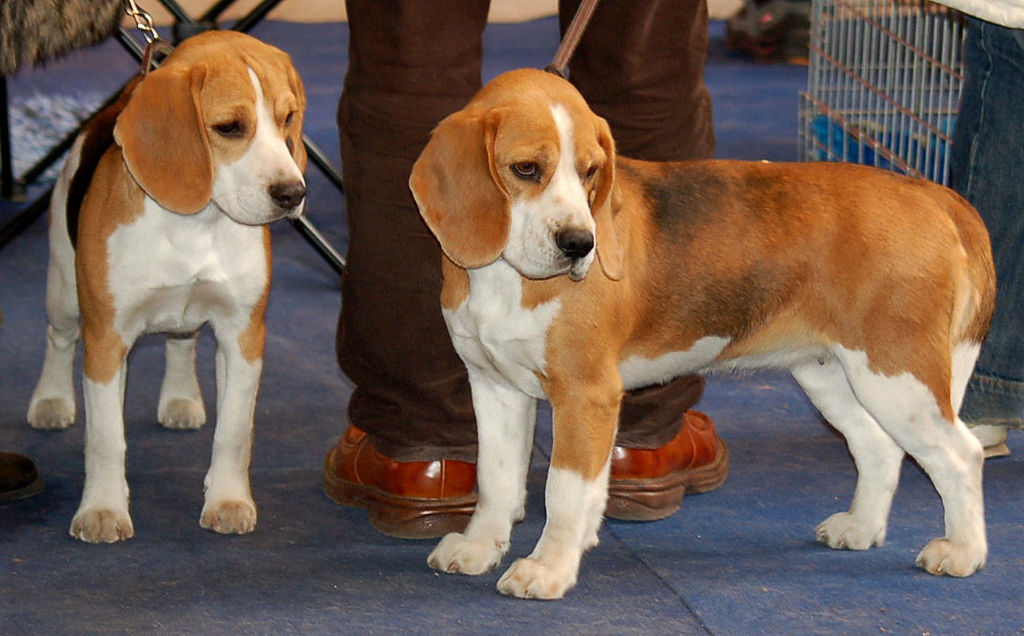
#> input picture code/DL/yolo/image1.jpg, 1024 x 636 px; its folder holds only this picture in this run
$ python -i trebol3b.py   (imports and definitions only)
#> lines starting #> are read from the running program, lines starting #| are printed output that depends on the picture; after the words box and inside, x2 and y2 are one past the last pixel; in counts of white or black regions, pixels touching at a corner belong together
#> further down, picture is the input picture: shape (636, 1024, 3); mean B, G, R 81.9, 93.2, 112
#!/usr/bin/env python

# Paso 3b: Mostramos gráficamente las componentes frecuenciales
#          de los contornos


# ./trebol3b.py --dev=dir:../../images/cards.png

import cv2          as cv
from umucv.stream import autoStream
import numpy as np

# la fft de numpy
from numpy.fft import fft, ifft


def componentes(c):
    x,y = c.T                       # separamos las coordenadas x e y
    z = x+y*1j                      # convertimos los puntos en números complejos
    f  = fft(z)                     # calculamos la transformada de Fourier discreta
    return f


# calcula el contorno de la elipse de frecuencia k
def elipse(f,k):                    # dada una transformada de fourier y una frecuencia deseada
    s = np.zeros_like(f)            # preparamos espacio para una una trasformada
    s[[k,-k,0]] = f[[k,-k,0]]       # copiamos la frecuencia cero (para centrar la elipse en su sitio)
                                    # y las frecuencias k y -k, que son círculos que se combinan en una elipse
    r = ifft(s)                     # Deshacemos la transformación
    x = np.real(r)                  # convertimos los números complejos en puntos del plano
    y = np.imag(r)
    return np.array([x,y]).T        # y devolvemos el contorno de la elipse

# preparamos las n elipses principales de forma que se puedan dibujar con drawContours
def elipses(cont, n):
    f = componentes(cont)
    return [elipse(f, k).astype(int) for k in range(1,n+1)]

# lo mismo, pero quitando la dominante y ampliando el tamaño
def elipses2(cont, n):
    f = componentes(cont)
    return [(elipse(f,0) + (elipse(f, k)-elipse(f,0))*5).astype(int) for k in range(2,n+1)]


def binarize(gray):
    _, r = cv.threshold(gray, 128, 255, cv.THRESH_BINARY+cv.THRESH_OTSU)
    return r

def extractContours(image):
    g = cv.cvtColor(image, cv.COLOR_BGR2GRAY)
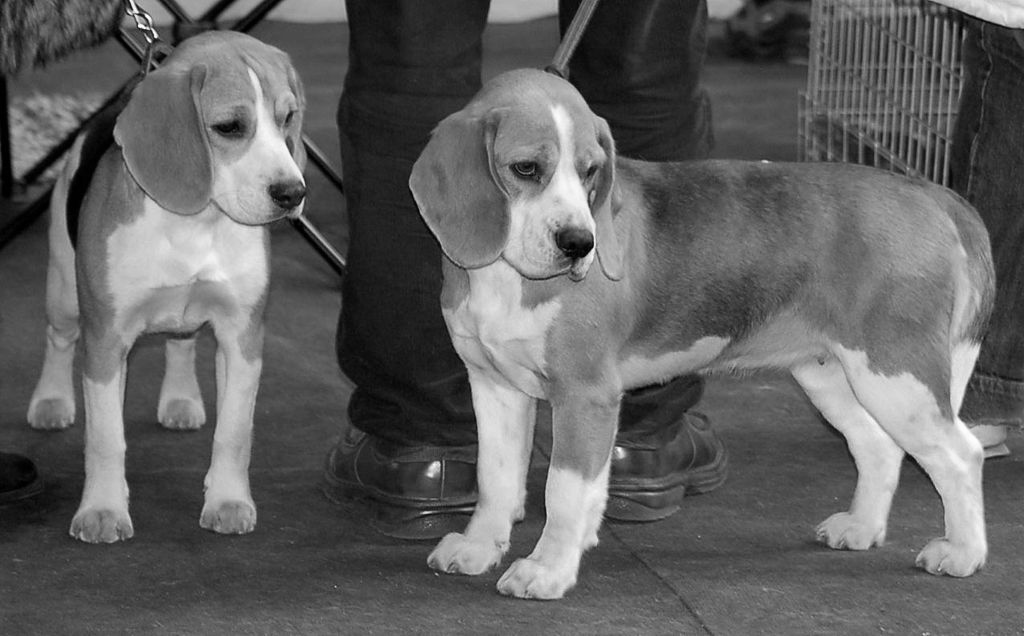
#> g: shape (636, 1024); min 0, max 254, mean 97.5
    if black:
        g = 255-g
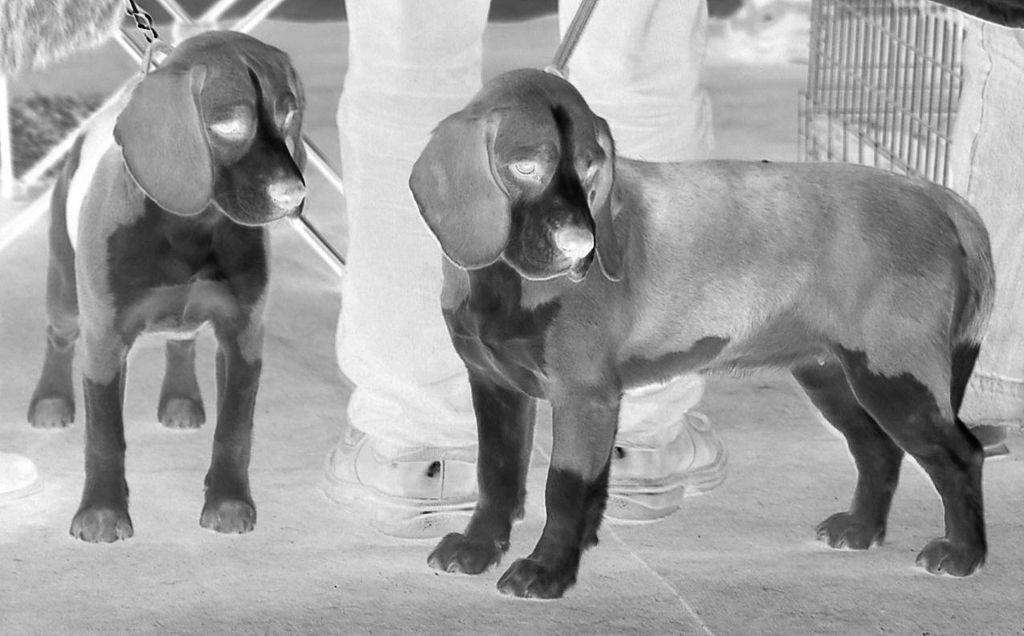
#> g: shape (636, 1024); min 1, max 255, mean 157.5
    b = binarize(g)
#> in binarize, `_, r = cv.threshold(gray, 128, 255, cv.THRESH_BINARY+cv.THRESH_OTSU)`:
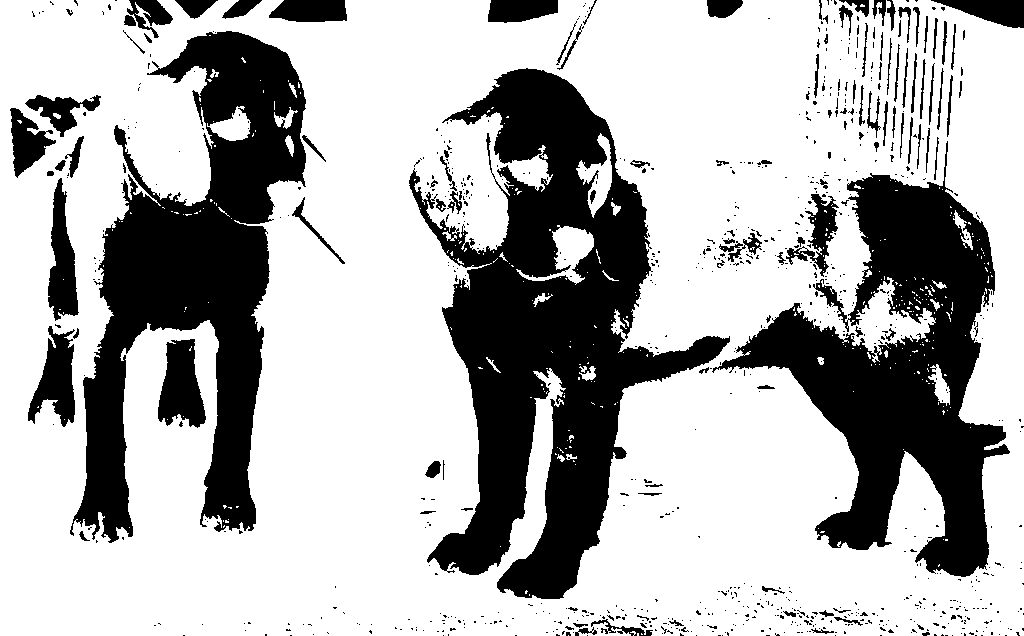
#> r: shape (636, 1024); 69.8% white; 873 black regions (758 under 20 px)
    contours, _ = cv.findContours(b.copy(), cv.RETR_CCOMP, cv.CHAIN_APPROX_NONE)[-2:]
#> contours = 1326 contours, 1154 with area under 20; largest, box (x1, y1, x2, y2) and area: (0, 0, 1024, 636) 641680, (408, 67, 731, 600) 73064, (69, 30, 307, 544) 54374, (711, 140, 1011, 578) 50414, (157, 338, 207, 429) 3014
    contours = [ c.reshape(-1,2) for c in contours ]
#> contours = 1326 items
    contours = sorted(contours, key=cv.contourArea, reverse=True)
    return contours

def razonable(c):
    p = cv.arcLength(c.astype(np.float32),closed=True)
    a = cv.contourArea(c)
    r = 100*4*np.pi*abs(a)/p**2 if p> 0 else 0
    #print(p,a,r)
    return (100**2 >= a >= 10**2) and r > 5

def orientation(x):
    return cv.contourArea(x.astype(np.float32),oriented=True) >= 0


black = True


# [18 lines not run here, left out]

>>> import cv2
>>> picture = cv2.imread('../DL/yolo/image1.jpg')
>>> result = extractContours(picture)
#> result = 1326 items

$ run again, on code/DL/yolo/prueba2.png
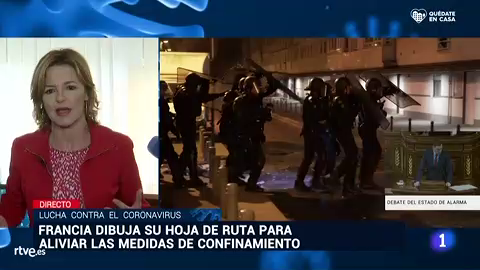
#> input picture code/DL/yolo/prueba2.png, 480 x 270 px
#> picture is the input picture: shape (270, 480, 3); mean B, G, R 76.6, 70.1, 73.5
#> in extractContours, `g = 255-g`:
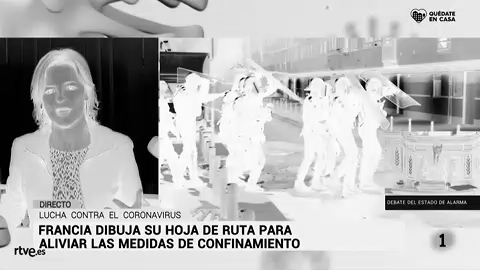
#> g: shape (270, 480); min 0, max 255, mean 183.2
#> in binarize, `_, r = cv.threshold(gray, 128, 255, cv.THRESH_BINARY+cv.THRESH_OTSU)`:
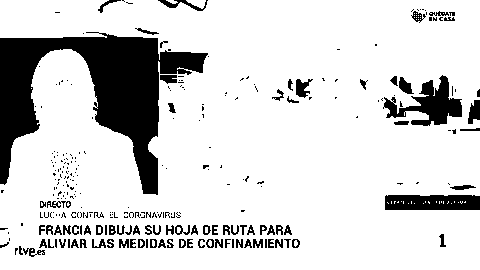
#> r: shape (270, 480); 83.7% white; 278 black regions (194 under 20 px)
#> in extractContours, `contours, _ = cv.findContours(b.copy(), cv.RETR_CCOMP, cv.CHAIN_APPROX..`: contours = 420 contours, 322 with area under 20; largest, box (x1, y1, x2, y2) and area: (0, 0, 480, 270) 113131, (383, 74, 463, 127) 1890, (295, 78, 314, 99) 224, (398, 76, 415, 95) 170, (159, 74, 178, 85) 144
#> in extractContours, `contours = [ c.reshape(-1,2) for c in contours ]`: contours = 420 items, first 6: [[39, 251]], [[32, 249], [31, 250], [32, 250]], [[248, 243], [248, 244]], [[161, 243], [162, 243]], [[102, 243], [102, 244]], [[74, 243], [74, 244]]
#> in extractContours, `contours = sorted(contours, key=cv.contourArea, reverse=True)`: contours = 420 items
